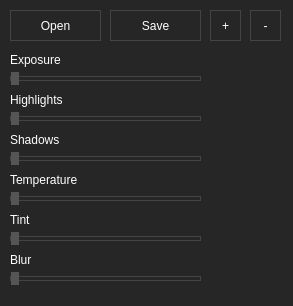
<?xml version="1.0" encoding="UTF-8"?>
<ui version="4.0">
 <class>MainWindow</class>
 <widget class="QMainWindow" name="MainWindow">
  <property name="geometry">
   <rect>
    <x>0</x>
    <y>0</y>
    <width>293</width>
    <height>306</height>
   </rect>
  </property>
  <property name="palette">
   <palette>
    <active>
     <colorrole role="WindowText">
      <brush brushstyle="SolidPattern">
       <color alpha="255">
        <red>255</red>
        <green>255</green>
        <blue>255</blue>
       </color>
      </brush>
     </colorrole>
     <colorrole role="Button">
      <brush brushstyle="SolidPattern">
       <color alpha="255">
        <red>38</red>
        <green>38</green>
        <blue>38</blue>
       </color>
      </brush>
     </colorrole>
     <colorrole role="Dark">
      <brush brushstyle="SolidPattern">
       <color alpha="255">
        <red>63</red>
        <green>64</green>
        <blue>65</blue>
       </color>
      </brush>
     </colorrole>
     <colorrole role="Text">
      <brush brushstyle="SolidPattern">
       <color alpha="255">
        <red>255</red>
        <green>255</green>
        <blue>255</blue>
       </color>
      </brush>
     </colorrole>
     <colorrole role="ButtonText">
      <brush brushstyle="SolidPattern">
       <color alpha="255">
        <red>255</red>
        <green>255</green>
        <blue>255</blue>
       </color>
      </brush>
     </colorrole>
     <colorrole role="Base">
      <brush brushstyle="SolidPattern">
       <color alpha="255">
        <red>38</red>
        <green>38</green>
        <blue>38</blue>
       </color>
      </brush>
     </colorrole>
     <colorrole role="Window">
      <brush brushstyle="SolidPattern">
       <color alpha="255">
        <red>38</red>
        <green>38</green>
        <blue>38</blue>
       </color>
      </brush>
     </colorrole>
     <colorrole role="Shadow">
      <brush brushstyle="SolidPattern">
       <color alpha="255">
        <red>103</red>
        <green>103</green>
        <blue>103</blue>
       </color>
      </brush>
     </colorrole>
     <colorrole role="Highlight">
      <brush brushstyle="SolidPattern">
       <color alpha="255">
        <red>144</red>
        <green>144</green>
        <blue>144</blue>
       </color>
      </brush>
     </colorrole>
     <colorrole role="ToolTipBase">
      <brush brushstyle="SolidPattern">
       <color alpha="255">
        <red>63</red>
        <green>64</green>
        <blue>65</blue>
       </color>
      </brush>
     </colorrole>
     <colorrole role="PlaceholderText">
      <brush brushstyle="SolidPattern">
       <color alpha="255">
        <red>255</red>
        <green>255</green>
        <blue>255</blue>
       </color>
      </brush>
     </colorrole>
    </active>
    <inactive>
     <colorrole role="WindowText">
      <brush brushstyle="SolidPattern">
       <color alpha="255">
        <red>255</red>
        <green>255</green>
        <blue>255</blue>
       </color>
      </brush>
     </colorrole>
     <colorrole role="Button">
      <brush brushstyle="SolidPattern">
       <color alpha="255">
        <red>38</red>
        <green>38</green>
        <blue>38</blue>
       </color>
      </brush>
     </colorrole>
     <colorrole role="Dark">
      <brush brushstyle="SolidPattern">
       <color alpha="255">
        <red>64</red>
        <green>65</green>
        <blue>66</blue>
       </color>
      </brush>
     </colorrole>
     <colorrole role="Text">
      <brush brushstyle="SolidPattern">
       <color alpha="255">
        <red>255</red>
        <green>255</green>
        <blue>255</blue>
       </color>
      </brush>
     </colorrole>
     <colorrole role="ButtonText">
      <brush brushstyle="SolidPattern">
       <color alpha="255">
        <red>255</red>
        <green>255</green>
        <blue>255</blue>
       </color>
      </brush>
     </colorrole>
     <colorrole role="Base">
      <brush brushstyle="SolidPattern">
       <color alpha="255">
        <red>38</red>
        <green>38</green>
        <blue>38</blue>
       </color>
      </brush>
     </colorrole>
     <colorrole role="Window">
      <brush brushstyle="SolidPattern">
       <color alpha="255">
        <red>38</red>
        <green>38</green>
        <blue>38</blue>
       </color>
      </brush>
     </colorrole>
     <colorrole role="Shadow">
      <brush brushstyle="SolidPattern">
       <color alpha="255">
        <red>105</red>
        <green>105</green>
        <blue>105</blue>
       </color>
      </brush>
     </colorrole>
     <colorrole role="Highlight">
      <brush brushstyle="SolidPattern">
       <color alpha="255">
        <red>29</red>
        <green>84</green>
        <blue>92</blue>
       </color>
      </brush>
     </colorrole>
     <colorrole role="ToolTipBase">
      <brush brushstyle="SolidPattern">
       <color alpha="255">
        <red>64</red>
        <green>65</green>
        <blue>66</blue>
       </color>
      </brush>
     </colorrole>
     <colorrole role="PlaceholderText">
      <brush brushstyle="SolidPattern">
       <color alpha="255">
        <red>255</red>
        <green>255</green>
        <blue>255</blue>
       </color>
      </brush>
     </colorrole>
    </inactive>
    <disabled>
     <colorrole role="WindowText">
      <brush brushstyle="SolidPattern">
       <color alpha="255">
        <red>255</red>
        <green>255</green>
        <blue>255</blue>
       </color>
      </brush>
     </colorrole>
     <colorrole role="Button">
      <brush brushstyle="SolidPattern">
       <color alpha="255">
        <red>38</red>
        <green>38</green>
        <blue>38</blue>
       </color>
      </brush>
     </colorrole>
     <colorrole role="Dark">
      <brush brushstyle="SolidPattern">
       <color alpha="255">
        <red>63</red>
        <green>64</green>
        <blue>65</blue>
       </color>
      </brush>
     </colorrole>
     <colorrole role="Text">
      <brush brushstyle="SolidPattern">
       <color alpha="255">
        <red>255</red>
        <green>255</green>
        <blue>255</blue>
       </color>
      </brush>
     </colorrole>
     <colorrole role="ButtonText">
      <brush brushstyle="SolidPattern">
       <color alpha="255">
        <red>255</red>
        <green>255</green>
        <blue>255</blue>
       </color>
      </brush>
     </colorrole>
     <colorrole role="Base">
      <brush brushstyle="SolidPattern">
       <color alpha="255">
        <red>38</red>
        <green>38</green>
        <blue>38</blue>
       </color>
      </brush>
     </colorrole>
     <colorrole role="Window">
      <brush brushstyle="SolidPattern">
       <color alpha="255">
        <red>38</red>
        <green>38</green>
        <blue>38</blue>
       </color>
      </brush>
     </colorrole>
     <colorrole role="Shadow">
      <brush brushstyle="SolidPattern">
       <color alpha="255">
        <red>0</red>
        <green>0</green>
        <blue>0</blue>
       </color>
      </brush>
     </colorrole>
     <colorrole role="Highlight">
      <brush brushstyle="SolidPattern">
       <color alpha="255">
        <red>29</red>
        <green>84</green>
        <blue>92</blue>
       </color>
      </brush>
     </colorrole>
     <colorrole role="ToolTipBase">
      <brush brushstyle="SolidPattern">
       <color alpha="255">
        <red>64</red>
        <green>65</green>
        <blue>66</blue>
       </color>
      </brush>
     </colorrole>
     <colorrole role="PlaceholderText">
      <brush brushstyle="SolidPattern">
       <color alpha="255">
        <red>255</red>
        <green>255</green>
        <blue>255</blue>
       </color>
      </brush>
     </colorrole>
    </disabled>
   </palette>
  </property>
  <property name="windowTitle">
   <string>MainWindow</string>
  </property>
  <property name="styleSheet">
   <string notr="true">    background-color: #262626;
	color:white</string>
  </property>
  <widget class="QWidget" name="centralwidget">
   <widget class="QPushButton" name="pbOpen">
    <property name="geometry">
     <rect>
      <x>10</x>
      <y>10</y>
      <width>91</width>
      <height>31</height>
     </rect>
    </property>
    <property name="palette">
     <palette>
      <active>
       <colorrole role="WindowText">
        <brush brushstyle="SolidPattern">
         <color alpha="255">
          <red>255</red>
          <green>255</green>
          <blue>255</blue>
         </color>
        </brush>
       </colorrole>
       <colorrole role="Button">
        <brush brushstyle="SolidPattern">
         <color alpha="255">
          <red>38</red>
          <green>38</green>
          <blue>38</blue>
         </color>
        </brush>
       </colorrole>
       <colorrole role="Dark">
        <brush brushstyle="SolidPattern">
         <color alpha="255">
          <red>63</red>
          <green>64</green>
          <blue>65</blue>
         </color>
        </brush>
       </colorrole>
       <colorrole role="Text">
        <brush brushstyle="SolidPattern">
         <color alpha="255">
          <red>255</red>
          <green>255</green>
          <blue>255</blue>
         </color>
        </brush>
       </colorrole>
       <colorrole role="ButtonText">
        <brush brushstyle="SolidPattern">
         <color alpha="255">
          <red>255</red>
          <green>255</green>
          <blue>255</blue>
         </color>
        </brush>
       </colorrole>
       <colorrole role="Base">
        <brush brushstyle="SolidPattern">
         <color alpha="255">
          <red>38</red>
          <green>38</green>
          <blue>38</blue>
         </color>
        </brush>
       </colorrole>
       <colorrole role="Window">
        <brush brushstyle="SolidPattern">
         <color alpha="255">
          <red>38</red>
          <green>38</green>
          <blue>38</blue>
         </color>
        </brush>
       </colorrole>
       <colorrole role="Shadow">
        <brush brushstyle="SolidPattern">
         <color alpha="255">
          <red>103</red>
          <green>103</green>
          <blue>103</blue>
         </color>
        </brush>
       </colorrole>
       <colorrole role="Highlight">
        <brush brushstyle="SolidPattern">
         <color alpha="255">
          <red>144</red>
          <green>144</green>
          <blue>144</blue>
         </color>
        </brush>
       </colorrole>
       <colorrole role="ToolTipBase">
        <brush brushstyle="SolidPattern">
         <color alpha="255">
          <red>63</red>
          <green>64</green>
          <blue>65</blue>
         </color>
        </brush>
       </colorrole>
       <colorrole role="PlaceholderText">
        <brush brushstyle="SolidPattern">
         <color alpha="255">
          <red>255</red>
          <green>255</green>
          <blue>255</blue>
         </color>
        </brush>
       </colorrole>
      </active>
      <inactive>
       <colorrole role="WindowText">
        <brush brushstyle="SolidPattern">
         <color alpha="255">
          <red>255</red>
          <green>255</green>
          <blue>255</blue>
         </color>
        </brush>
       </colorrole>
       <colorrole role="Button">
        <brush brushstyle="SolidPattern">
         <color alpha="255">
          <red>38</red>
          <green>38</green>
          <blue>38</blue>
         </color>
        </brush>
       </colorrole>
       <colorrole role="Dark">
        <brush brushstyle="SolidPattern">
         <color alpha="255">
          <red>64</red>
          <green>65</green>
          <blue>66</blue>
         </color>
        </brush>
       </colorrole>
       <colorrole role="Text">
        <brush brushstyle="SolidPattern">
         <color alpha="255">
          <red>255</red>
          <green>255</green>
          <blue>255</blue>
         </color>
        </brush>
       </colorrole>
       <colorrole role="ButtonText">
        <brush brushstyle="SolidPattern">
         <color alpha="255">
          <red>255</red>
          <green>255</green>
          <blue>255</blue>
         </color>
        </brush>
       </colorrole>
       <colorrole role="Base">
        <brush brushstyle="SolidPattern">
         <color alpha="255">
          <red>38</red>
          <green>38</green>
          <blue>38</blue>
         </color>
        </brush>
       </colorrole>
       <colorrole role="Window">
        <brush brushstyle="SolidPattern">
         <color alpha="255">
          <red>38</red>
          <green>38</green>
          <blue>38</blue>
         </color>
        </brush>
       </colorrole>
       <colorrole role="Shadow">
        <brush brushstyle="SolidPattern">
         <color alpha="255">
          <red>105</red>
          <green>105</green>
          <blue>105</blue>
         </color>
        </brush>
       </colorrole>
       <colorrole role="Highlight">
        <brush brushstyle="SolidPattern">
         <color alpha="255">
          <red>29</red>
          <green>84</green>
          <blue>92</blue>
         </color>
        </brush>
       </colorrole>
       <colorrole role="ToolTipBase">
        <brush brushstyle="SolidPattern">
         <color alpha="255">
          <red>64</red>
          <green>65</green>
          <blue>66</blue>
         </color>
        </brush>
       </colorrole>
       <colorrole role="PlaceholderText">
        <brush brushstyle="SolidPattern">
         <color alpha="255">
          <red>255</red>
          <green>255</green>
          <blue>255</blue>
         </color>
        </brush>
       </colorrole>
      </inactive>
      <disabled>
       <colorrole role="WindowText">
        <brush brushstyle="SolidPattern">
         <color alpha="255">
          <red>119</red>
          <green>119</green>
          <blue>119</blue>
         </color>
        </brush>
       </colorrole>
       <colorrole role="Button">
        <brush brushstyle="SolidPattern">
         <color alpha="255">
          <red>38</red>
          <green>38</green>
          <blue>38</blue>
         </color>
        </brush>
       </colorrole>
       <colorrole role="Dark">
        <brush brushstyle="SolidPattern">
         <color alpha="255">
          <red>64</red>
          <green>65</green>
          <blue>66</blue>
         </color>
        </brush>
       </colorrole>
       <colorrole role="Text">
        <brush brushstyle="SolidPattern">
         <color alpha="255">
          <red>119</red>
          <green>119</green>
          <blue>119</blue>
         </color>
        </brush>
       </colorrole>
       <colorrole role="ButtonText">
        <brush brushstyle="SolidPattern">
         <color alpha="255">
          <red>119</red>
          <green>119</green>
          <blue>119</blue>
         </color>
        </brush>
       </colorrole>
       <colorrole role="Base">
        <brush brushstyle="SolidPattern">
         <color alpha="255">
          <red>38</red>
          <green>38</green>
          <blue>38</blue>
         </color>
        </brush>
       </colorrole>
       <colorrole role="Window">
        <brush brushstyle="SolidPattern">
         <color alpha="255">
          <red>38</red>
          <green>38</green>
          <blue>38</blue>
         </color>
        </brush>
       </colorrole>
       <colorrole role="Shadow">
        <brush brushstyle="SolidPattern">
         <color alpha="255">
          <red>0</red>
          <green>0</green>
          <blue>0</blue>
         </color>
        </brush>
       </colorrole>
       <colorrole role="Highlight">
        <brush brushstyle="SolidPattern">
         <color alpha="255">
          <red>29</red>
          <green>84</green>
          <blue>92</blue>
         </color>
        </brush>
       </colorrole>
       <colorrole role="ToolTipBase">
        <brush brushstyle="SolidPattern">
         <color alpha="255">
          <red>64</red>
          <green>65</green>
          <blue>66</blue>
         </color>
        </brush>
       </colorrole>
       <colorrole role="PlaceholderText">
        <brush brushstyle="SolidPattern">
         <color alpha="255">
          <red>119</red>
          <green>119</green>
          <blue>119</blue>
         </color>
        </brush>
       </colorrole>
      </disabled>
     </palette>
    </property>
    <property name="autoFillBackground">
     <bool>false</bool>
    </property>
    <property name="styleSheet">
     <string notr="true">QPushButton {
    background-color: #262626;
    border-width: 2px;
    border: 1px solid #444444;
	padding: 6px;
	color:white;
}
QPushButton::disabled {
	color:#777777;
}
QPushButton::hover {
    background-color: #444444;
}
QPushButton::pressed{
    background-color: #202020;
}</string>
    </property>
    <property name="text">
     <string>Open</string>
    </property>
   </widget>
   <widget class="QSlider" name="SlidExp">
    <property name="geometry">
     <rect>
      <x>10</x>
      <y>70</y>
      <width>191</width>
      <height>16</height>
     </rect>
    </property>
    <property name="styleSheet">
     <string notr="true">QSlider::groove:horizontal {
    border: 1px solid #444444;
    height: 3px;
    margin: 0px;
    }
QSlider::handle:horizontal {
    background-color: #555555;
    height: 4px;
    width: 8px;
    margin: -5px 0px;
    }</string>
    </property>
    <property name="orientation">
     <enum>Qt::Horizontal</enum>
    </property>
   </widget>
   <widget class="QPushButton" name="pbZoomIn">
    <property name="geometry">
     <rect>
      <x>210</x>
      <y>10</y>
      <width>31</width>
      <height>31</height>
     </rect>
    </property>
    <property name="palette">
     <palette>
      <active>
       <colorrole role="WindowText">
        <brush brushstyle="SolidPattern">
         <color alpha="255">
          <red>255</red>
          <green>255</green>
          <blue>255</blue>
         </color>
        </brush>
       </colorrole>
       <colorrole role="Button">
        <brush brushstyle="SolidPattern">
         <color alpha="255">
          <red>38</red>
          <green>38</green>
          <blue>38</blue>
         </color>
        </brush>
       </colorrole>
       <colorrole role="Dark">
        <brush brushstyle="SolidPattern">
         <color alpha="255">
          <red>63</red>
          <green>64</green>
          <blue>65</blue>
         </color>
        </brush>
       </colorrole>
       <colorrole role="Text">
        <brush brushstyle="SolidPattern">
         <color alpha="255">
          <red>255</red>
          <green>255</green>
          <blue>255</blue>
         </color>
        </brush>
       </colorrole>
       <colorrole role="ButtonText">
        <brush brushstyle="SolidPattern">
         <color alpha="255">
          <red>255</red>
          <green>255</green>
          <blue>255</blue>
         </color>
        </brush>
       </colorrole>
       <colorrole role="Base">
        <brush brushstyle="SolidPattern">
         <color alpha="255">
          <red>38</red>
          <green>38</green>
          <blue>38</blue>
         </color>
        </brush>
       </colorrole>
       <colorrole role="Window">
        <brush brushstyle="SolidPattern">
         <color alpha="255">
          <red>38</red>
          <green>38</green>
          <blue>38</blue>
         </color>
        </brush>
       </colorrole>
       <colorrole role="Shadow">
        <brush brushstyle="SolidPattern">
         <color alpha="255">
          <red>103</red>
          <green>103</green>
          <blue>103</blue>
         </color>
        </brush>
       </colorrole>
       <colorrole role="Highlight">
        <brush brushstyle="SolidPattern">
         <color alpha="255">
          <red>144</red>
          <green>144</green>
          <blue>144</blue>
         </color>
        </brush>
       </colorrole>
       <colorrole role="ToolTipBase">
        <brush brushstyle="SolidPattern">
         <color alpha="255">
          <red>63</red>
          <green>64</green>
          <blue>65</blue>
         </color>
        </brush>
       </colorrole>
       <colorrole role="PlaceholderText">
        <brush brushstyle="SolidPattern">
         <color alpha="255">
          <red>255</red>
          <green>255</green>
          <blue>255</blue>
         </color>
        </brush>
       </colorrole>
      </active>
      <inactive>
       <colorrole role="WindowText">
        <brush brushstyle="SolidPattern">
         <color alpha="255">
          <red>255</red>
          <green>255</green>
          <blue>255</blue>
         </color>
        </brush>
       </colorrole>
       <colorrole role="Button">
        <brush brushstyle="SolidPattern">
         <color alpha="255">
          <red>38</red>
          <green>38</green>
          <blue>38</blue>
         </color>
        </brush>
       </colorrole>
       <colorrole role="Dark">
        <brush brushstyle="SolidPattern">
         <color alpha="255">
          <red>64</red>
          <green>65</green>
          <blue>66</blue>
         </color>
        </brush>
       </colorrole>
       <colorrole role="Text">
        <brush brushstyle="SolidPattern">
         <color alpha="255">
          <red>255</red>
          <green>255</green>
          <blue>255</blue>
         </color>
        </brush>
       </colorrole>
       <colorrole role="ButtonText">
        <brush brushstyle="SolidPattern">
         <color alpha="255">
          <red>255</red>
          <green>255</green>
          <blue>255</blue>
         </color>
        </brush>
       </colorrole>
       <colorrole role="Base">
        <brush brushstyle="SolidPattern">
         <color alpha="255">
          <red>38</red>
          <green>38</green>
          <blue>38</blue>
         </color>
        </brush>
       </colorrole>
       <colorrole role="Window">
        <brush brushstyle="SolidPattern">
         <color alpha="255">
          <red>38</red>
          <green>38</green>
          <blue>38</blue>
         </color>
        </brush>
       </colorrole>
       <colorrole role="Shadow">
        <brush brushstyle="SolidPattern">
         <color alpha="255">
          <red>105</red>
          <green>105</green>
          <blue>105</blue>
         </color>
        </brush>
       </colorrole>
       <colorrole role="Highlight">
        <brush brushstyle="SolidPattern">
         <color alpha="255">
          <red>29</red>
          <green>84</green>
          <blue>92</blue>
         </color>
        </brush>
       </colorrole>
       <colorrole role="ToolTipBase">
        <brush brushstyle="SolidPattern">
         <color alpha="255">
          <red>64</red>
          <green>65</green>
          <blue>66</blue>
         </color>
        </brush>
       </colorrole>
       <colorrole role="PlaceholderText">
        <brush brushstyle="SolidPattern">
         <color alpha="255">
          <red>255</red>
          <green>255</green>
          <blue>255</blue>
         </color>
        </brush>
       </colorrole>
      </inactive>
      <disabled>
       <colorrole role="WindowText">
        <brush brushstyle="SolidPattern">
         <color alpha="255">
          <red>119</red>
          <green>119</green>
          <blue>119</blue>
         </color>
        </brush>
       </colorrole>
       <colorrole role="Button">
        <brush brushstyle="SolidPattern">
         <color alpha="255">
          <red>38</red>
          <green>38</green>
          <blue>38</blue>
         </color>
        </brush>
       </colorrole>
       <colorrole role="Dark">
        <brush brushstyle="SolidPattern">
         <color alpha="255">
          <red>64</red>
          <green>65</green>
          <blue>66</blue>
         </color>
        </brush>
       </colorrole>
       <colorrole role="Text">
        <brush brushstyle="SolidPattern">
         <color alpha="255">
          <red>119</red>
          <green>119</green>
          <blue>119</blue>
         </color>
        </brush>
       </colorrole>
       <colorrole role="ButtonText">
        <brush brushstyle="SolidPattern">
         <color alpha="255">
          <red>119</red>
          <green>119</green>
          <blue>119</blue>
         </color>
        </brush>
       </colorrole>
       <colorrole role="Base">
        <brush brushstyle="SolidPattern">
         <color alpha="255">
          <red>38</red>
          <green>38</green>
          <blue>38</blue>
         </color>
        </brush>
       </colorrole>
       <colorrole role="Window">
        <brush brushstyle="SolidPattern">
         <color alpha="255">
          <red>38</red>
          <green>38</green>
          <blue>38</blue>
         </color>
        </brush>
       </colorrole>
       <colorrole role="Shadow">
        <brush brushstyle="SolidPattern">
         <color alpha="255">
          <red>0</red>
          <green>0</green>
          <blue>0</blue>
         </color>
        </brush>
       </colorrole>
       <colorrole role="Highlight">
        <brush brushstyle="SolidPattern">
         <color alpha="255">
          <red>29</red>
          <green>84</green>
          <blue>92</blue>
         </color>
        </brush>
       </colorrole>
       <colorrole role="ToolTipBase">
        <brush brushstyle="SolidPattern">
         <color alpha="255">
          <red>64</red>
          <green>65</green>
          <blue>66</blue>
         </color>
        </brush>
       </colorrole>
       <colorrole role="PlaceholderText">
        <brush brushstyle="SolidPattern">
         <color alpha="255">
          <red>119</red>
          <green>119</green>
          <blue>119</blue>
         </color>
        </brush>
       </colorrole>
      </disabled>
     </palette>
    </property>
    <property name="autoFillBackground">
     <bool>false</bool>
    </property>
    <property name="styleSheet">
     <string notr="true">QPushButton {
    background-color: #262626;
    border-width: 2px;
    border: 1px solid #444444;
	padding: 6px;
	color:white;
}
QPushButton::disabled {
	color:#777777;
}
QPushButton::hover {
    background-color: #444444;
}
QPushButton::pressed{
    background-color: #202020;
}</string>
    </property>
    <property name="text">
     <string>+</string>
    </property>
   </widget>
   <widget class="QPushButton" name="pbZoomOut">
    <property name="geometry">
     <rect>
      <x>250</x>
      <y>10</y>
      <width>31</width>
      <height>31</height>
     </rect>
    </property>
    <property name="palette">
     <palette>
      <active>
       <colorrole role="WindowText">
        <brush brushstyle="SolidPattern">
         <color alpha="255">
          <red>255</red>
          <green>255</green>
          <blue>255</blue>
         </color>
        </brush>
       </colorrole>
       <colorrole role="Button">
        <brush brushstyle="SolidPattern">
         <color alpha="255">
          <red>38</red>
          <green>38</green>
          <blue>38</blue>
         </color>
        </brush>
       </colorrole>
       <colorrole role="Dark">
        <brush brushstyle="SolidPattern">
         <color alpha="255">
          <red>63</red>
          <green>64</green>
          <blue>65</blue>
         </color>
        </brush>
       </colorrole>
       <colorrole role="Text">
        <brush brushstyle="SolidPattern">
         <color alpha="255">
          <red>255</red>
          <green>255</green>
          <blue>255</blue>
         </color>
        </brush>
       </colorrole>
       <colorrole role="ButtonText">
        <brush brushstyle="SolidPattern">
         <color alpha="255">
          <red>255</red>
          <green>255</green>
          <blue>255</blue>
         </color>
        </brush>
       </colorrole>
       <colorrole role="Base">
        <brush brushstyle="SolidPattern">
         <color alpha="255">
          <red>38</red>
          <green>38</green>
          <blue>38</blue>
         </color>
        </brush>
       </colorrole>
       <colorrole role="Window">
        <brush brushstyle="SolidPattern">
         <color alpha="255">
          <red>38</red>
          <green>38</green>
          <blue>38</blue>
         </color>
        </brush>
       </colorrole>
       <colorrole role="Shadow">
        <brush brushstyle="SolidPattern">
         <color alpha="255">
          <red>103</red>
          <green>103</green>
          <blue>103</blue>
         </color>
        </brush>
       </colorrole>
       <colorrole role="Highlight">
        <brush brushstyle="SolidPattern">
         <color alpha="255">
          <red>144</red>
          <green>144</green>
          <blue>144</blue>
         </color>
        </brush>
       </colorrole>
       <colorrole role="ToolTipBase">
        <brush brushstyle="SolidPattern">
         <color alpha="255">
          <red>63</red>
          <green>64</green>
          <blue>65</blue>
         </color>
        </brush>
       </colorrole>
       <colorrole role="PlaceholderText">
        <brush brushstyle="SolidPattern">
         <color alpha="255">
          <red>255</red>
          <green>255</green>
          <blue>255</blue>
         </color>
        </brush>
       </colorrole>
      </active>
      <inactive>
       <colorrole role="WindowText">
        <brush brushstyle="SolidPattern">
         <color alpha="255">
          <red>255</red>
          <green>255</green>
          <blue>255</blue>
         </color>
        </brush>
       </colorrole>
       <colorrole role="Button">
        <brush brushstyle="SolidPattern">
         <color alpha="255">
          <red>38</red>
          <green>38</green>
          <blue>38</blue>
         </color>
        </brush>
       </colorrole>
       <colorrole role="Dark">
        <brush brushstyle="SolidPattern">
         <color alpha="255">
          <red>64</red>
          <green>65</green>
          <blue>66</blue>
         </color>
        </brush>
       </colorrole>
       <colorrole role="Text">
        <brush brushstyle="SolidPattern">
         <color alpha="255">
          <red>255</red>
          <green>255</green>
          <blue>255</blue>
         </color>
        </brush>
       </colorrole>
       <colorrole role="ButtonText">
        <brush brushstyle="SolidPattern">
         <color alpha="255">
          <red>255</red>
          <green>255</green>
          <blue>255</blue>
         </color>
        </brush>
       </colorrole>
       <colorrole role="Base">
        <brush brushstyle="SolidPattern">
         <color alpha="255">
          <red>38</red>
          <green>38</green>
          <blue>38</blue>
         </color>
        </brush>
       </colorrole>
       <colorrole role="Window">
        <brush brushstyle="SolidPattern">
         <color alpha="255">
          <red>38</red>
          <green>38</green>
          <blue>38</blue>
         </color>
        </brush>
       </colorrole>
       <colorrole role="Shadow">
        <brush brushstyle="SolidPattern">
         <color alpha="255">
          <red>105</red>
          <green>105</green>
          <blue>105</blue>
         </color>
        </brush>
       </colorrole>
       <colorrole role="Highlight">
        <brush brushstyle="SolidPattern">
         <color alpha="255">
          <red>29</red>
          <green>84</green>
          <blue>92</blue>
         </color>
        </brush>
       </colorrole>
       <colorrole role="ToolTipBase">
        <brush brushstyle="SolidPattern">
         <color alpha="255">
          <red>64</red>
          <green>65</green>
          <blue>66</blue>
         </color>
        </brush>
       </colorrole>
       <colorrole role="PlaceholderText">
        <brush brushstyle="SolidPattern">
         <color alpha="255">
          <red>255</red>
          <green>255</green>
          <blue>255</blue>
         </color>
        </brush>
       </colorrole>
      </inactive>
      <disabled>
       <colorrole role="WindowText">
        <brush brushstyle="SolidPattern">
         <color alpha="255">
          <red>119</red>
          <green>119</green>
          <blue>119</blue>
         </color>
        </brush>
       </colorrole>
       <colorrole role="Button">
        <brush brushstyle="SolidPattern">
         <color alpha="255">
          <red>38</red>
          <green>38</green>
          <blue>38</blue>
         </color>
        </brush>
       </colorrole>
       <colorrole role="Dark">
        <brush brushstyle="SolidPattern">
         <color alpha="255">
          <red>64</red>
          <green>65</green>
          <blue>66</blue>
         </color>
        </brush>
       </colorrole>
       <colorrole role="Text">
        <brush brushstyle="SolidPattern">
         <color alpha="255">
          <red>119</red>
          <green>119</green>
          <blue>119</blue>
         </color>
        </brush>
       </colorrole>
       <colorrole role="ButtonText">
        <brush brushstyle="SolidPattern">
         <color alpha="255">
          <red>119</red>
          <green>119</green>
          <blue>119</blue>
         </color>
        </brush>
       </colorrole>
       <colorrole role="Base">
        <brush brushstyle="SolidPattern">
         <color alpha="255">
          <red>38</red>
          <green>38</green>
          <blue>38</blue>
         </color>
        </brush>
       </colorrole>
       <colorrole role="Window">
        <brush brushstyle="SolidPattern">
         <color alpha="255">
          <red>38</red>
          <green>38</green>
          <blue>38</blue>
         </color>
        </brush>
       </colorrole>
       <colorrole role="Shadow">
        <brush brushstyle="SolidPattern">
         <color alpha="255">
          <red>0</red>
          <green>0</green>
          <blue>0</blue>
         </color>
        </brush>
       </colorrole>
       <colorrole role="Highlight">
        <brush brushstyle="SolidPattern">
         <color alpha="255">
          <red>29</red>
          <green>84</green>
          <blue>92</blue>
         </color>
        </brush>
       </colorrole>
       <colorrole role="ToolTipBase">
        <brush brushstyle="SolidPattern">
         <color alpha="255">
          <red>64</red>
          <green>65</green>
          <blue>66</blue>
         </color>
        </brush>
       </colorrole>
       <colorrole role="PlaceholderText">
        <brush brushstyle="SolidPattern">
         <color alpha="255">
          <red>119</red>
          <green>119</green>
          <blue>119</blue>
         </color>
        </brush>
       </colorrole>
      </disabled>
     </palette>
    </property>
    <property name="autoFillBackground">
     <bool>false</bool>
    </property>
    <property name="styleSheet">
     <string notr="true">QPushButton {
    background-color: #262626;
    border-width: 2px;
    border: 1px solid #444444;
	padding: 6px;
	color:white;
}
QPushButton::disabled {
	color:#777777;
}
QPushButton::hover {
    background-color: #444444;
}
QPushButton::pressed{
    background-color: #202020;
}</string>
    </property>
    <property name="text">
     <string>-</string>
    </property>
   </widget>
   <widget class="QSlider" name="SlidHl">
    <property name="geometry">
     <rect>
      <x>10</x>
      <y>110</y>
      <width>191</width>
      <height>16</height>
     </rect>
    </property>
    <property name="styleSheet">
     <string notr="true">QSlider::groove:horizontal {
    border: 1px solid #444444;
    height: 3px;
    margin: 0px;
    }
QSlider::handle:horizontal {
    background-color: #555555;
    height: 4px;
    width: 8px;
    margin: -5px 0px;
    }</string>
    </property>
    <property name="orientation">
     <enum>Qt::Horizontal</enum>
    </property>
   </widget>
   <widget class="QSlider" name="SlidSh">
    <property name="geometry">
     <rect>
      <x>10</x>
      <y>150</y>
      <width>191</width>
      <height>16</height>
     </rect>
    </property>
    <property name="styleSheet">
     <string notr="true">QSlider::groove:horizontal {
    border: 1px solid #444444;
    height: 3px;
    margin: 0px;
    }
QSlider::handle:horizontal {
    background-color: #555555;
    height: 4px;
    width: 8px;
    margin: -5px 0px;
    }</string>
    </property>
    <property name="orientation">
     <enum>Qt::Horizontal</enum>
    </property>
   </widget>
   <widget class="QSlider" name="SlidBl">
    <property name="geometry">
     <rect>
      <x>10</x>
      <y>270</y>
      <width>191</width>
      <height>16</height>
     </rect>
    </property>
    <property name="styleSheet">
     <string notr="true">QSlider::groove:horizontal {
    border: 1px solid #444444;
    height: 3px;
    margin: 0px;
    }
QSlider::handle:horizontal {
    background-color: #555555;
    height: 4px;
    width: 8px;
    margin: -5px 0px;
    }</string>
    </property>
    <property name="orientation">
     <enum>Qt::Horizontal</enum>
    </property>
   </widget>
   <widget class="QPushButton" name="pbSave">
    <property name="geometry">
     <rect>
      <x>110</x>
      <y>10</y>
      <width>91</width>
      <height>31</height>
     </rect>
    </property>
    <property name="palette">
     <palette>
      <active>
       <colorrole role="WindowText">
        <brush brushstyle="SolidPattern">
         <color alpha="255">
          <red>255</red>
          <green>255</green>
          <blue>255</blue>
         </color>
        </brush>
       </colorrole>
       <colorrole role="Button">
        <brush brushstyle="SolidPattern">
         <color alpha="255">
          <red>38</red>
          <green>38</green>
          <blue>38</blue>
         </color>
        </brush>
       </colorrole>
       <colorrole role="Dark">
        <brush brushstyle="SolidPattern">
         <color alpha="255">
          <red>63</red>
          <green>64</green>
          <blue>65</blue>
         </color>
        </brush>
       </colorrole>
       <colorrole role="Text">
        <brush brushstyle="SolidPattern">
         <color alpha="255">
          <red>255</red>
          <green>255</green>
          <blue>255</blue>
         </color>
        </brush>
       </colorrole>
       <colorrole role="ButtonText">
        <brush brushstyle="SolidPattern">
         <color alpha="255">
          <red>255</red>
          <green>255</green>
          <blue>255</blue>
         </color>
        </brush>
       </colorrole>
       <colorrole role="Base">
        <brush brushstyle="SolidPattern">
         <color alpha="255">
          <red>38</red>
          <green>38</green>
          <blue>38</blue>
         </color>
        </brush>
       </colorrole>
       <colorrole role="Window">
        <brush brushstyle="SolidPattern">
         <color alpha="255">
          <red>38</red>
          <green>38</green>
          <blue>38</blue>
         </color>
        </brush>
       </colorrole>
       <colorrole role="Shadow">
        <brush brushstyle="SolidPattern">
         <color alpha="255">
          <red>103</red>
          <green>103</green>
          <blue>103</blue>
         </color>
        </brush>
       </colorrole>
       <colorrole role="Highlight">
        <brush brushstyle="SolidPattern">
         <color alpha="255">
          <red>144</red>
          <green>144</green>
          <blue>144</blue>
         </color>
        </brush>
       </colorrole>
       <colorrole role="ToolTipBase">
        <brush brushstyle="SolidPattern">
         <color alpha="255">
          <red>63</red>
          <green>64</green>
          <blue>65</blue>
         </color>
        </brush>
       </colorrole>
       <colorrole role="PlaceholderText">
        <brush brushstyle="SolidPattern">
         <color alpha="255">
          <red>255</red>
          <green>255</green>
          <blue>255</blue>
         </color>
        </brush>
       </colorrole>
      </active>
      <inactive>
       <colorrole role="WindowText">
        <brush brushstyle="SolidPattern">
         <color alpha="255">
          <red>255</red>
          <green>255</green>
          <blue>255</blue>
         </color>
        </brush>
       </colorrole>
       <colorrole role="Button">
        <brush brushstyle="SolidPattern">
         <color alpha="255">
          <red>38</red>
          <green>38</green>
          <blue>38</blue>
         </color>
        </brush>
       </colorrole>
       <colorrole role="Dark">
        <brush brushstyle="SolidPattern">
         <color alpha="255">
          <red>64</red>
          <green>65</green>
          <blue>66</blue>
         </color>
        </brush>
       </colorrole>
       <colorrole role="Text">
        <brush brushstyle="SolidPattern">
         <color alpha="255">
          <red>255</red>
          <green>255</green>
          <blue>255</blue>
         </color>
        </brush>
       </colorrole>
       <colorrole role="ButtonText">
        <brush brushstyle="SolidPattern">
         <color alpha="255">
          <red>255</red>
          <green>255</green>
          <blue>255</blue>
         </color>
        </brush>
       </colorrole>
       <colorrole role="Base">
        <brush brushstyle="SolidPattern">
         <color alpha="255">
          <red>38</red>
          <green>38</green>
          <blue>38</blue>
         </color>
        </brush>
       </colorrole>
       <colorrole role="Window">
        <brush brushstyle="SolidPattern">
         <color alpha="255">
          <red>38</red>
          <green>38</green>
          <blue>38</blue>
         </color>
        </brush>
       </colorrole>
       <colorrole role="Shadow">
        <brush brushstyle="SolidPattern">
         <color alpha="255">
          <red>105</red>
          <green>105</green>
          <blue>105</blue>
         </color>
        </brush>
       </colorrole>
       <colorrole role="Highlight">
        <brush brushstyle="SolidPattern">
         <color alpha="255">
          <red>29</red>
          <green>84</green>
          <blue>92</blue>
         </color>
        </brush>
       </colorrole>
       <colorrole role="ToolTipBase">
        <brush brushstyle="SolidPattern">
         <color alpha="255">
          <red>64</red>
          <green>65</green>
          <blue>66</blue>
         </color>
        </brush>
       </colorrole>
       <colorrole role="PlaceholderText">
        <brush brushstyle="SolidPattern">
         <color alpha="255">
          <red>255</red>
          <green>255</green>
          <blue>255</blue>
         </color>
        </brush>
       </colorrole>
      </inactive>
      <disabled>
       <colorrole role="WindowText">
        <brush brushstyle="SolidPattern">
         <color alpha="255">
          <red>119</red>
          <green>119</green>
          <blue>119</blue>
         </color>
        </brush>
       </colorrole>
       <colorrole role="Button">
        <brush brushstyle="SolidPattern">
         <color alpha="255">
          <red>38</red>
          <green>38</green>
          <blue>38</blue>
         </color>
        </brush>
       </colorrole>
       <colorrole role="Dark">
        <brush brushstyle="SolidPattern">
         <color alpha="255">
          <red>64</red>
          <green>65</green>
          <blue>66</blue>
         </color>
        </brush>
       </colorrole>
       <colorrole role="Text">
        <brush brushstyle="SolidPattern">
         <color alpha="255">
          <red>119</red>
          <green>119</green>
          <blue>119</blue>
         </color>
        </brush>
       </colorrole>
       <colorrole role="ButtonText">
        <brush brushstyle="SolidPattern">
         <color alpha="255">
          <red>119</red>
          <green>119</green>
          <blue>119</blue>
         </color>
        </brush>
       </colorrole>
       <colorrole role="Base">
        <brush brushstyle="SolidPattern">
         <color alpha="255">
          <red>38</red>
          <green>38</green>
          <blue>38</blue>
         </color>
        </brush>
       </colorrole>
       <colorrole role="Window">
        <brush brushstyle="SolidPattern">
         <color alpha="255">
          <red>38</red>
          <green>38</green>
          <blue>38</blue>
         </color>
        </brush>
       </colorrole>
       <colorrole role="Shadow">
        <brush brushstyle="SolidPattern">
         <color alpha="255">
          <red>0</red>
          <green>0</green>
          <blue>0</blue>
         </color>
        </brush>
       </colorrole>
       <colorrole role="Highlight">
        <brush brushstyle="SolidPattern">
         <color alpha="255">
          <red>29</red>
          <green>84</green>
          <blue>92</blue>
         </color>
        </brush>
       </colorrole>
       <colorrole role="ToolTipBase">
        <brush brushstyle="SolidPattern">
         <color alpha="255">
          <red>64</red>
          <green>65</green>
          <blue>66</blue>
         </color>
        </brush>
       </colorrole>
       <colorrole role="PlaceholderText">
        <brush brushstyle="SolidPattern">
         <color alpha="255">
          <red>119</red>
          <green>119</green>
          <blue>119</blue>
         </color>
        </brush>
       </colorrole>
      </disabled>
     </palette>
    </property>
    <property name="autoFillBackground">
     <bool>false</bool>
    </property>
    <property name="styleSheet">
     <string notr="true">QPushButton {
    background-color: #262626;
    border-width: 2px;
    border: 1px solid #444444;
	padding: 6px;
	color:white;
}
QPushButton::disabled {
	color:#777777;
}
QPushButton::hover {
    background-color: #444444;
}
QPushButton::pressed{
    background-color: #202020;
}</string>
    </property>
    <property name="text">
     <string>Save</string>
    </property>
   </widget>
   <widget class="QSlider" name="SlidTp">
    <property name="geometry">
     <rect>
      <x>10</x>
      <y>190</y>
      <width>191</width>
      <height>16</height>
     </rect>
    </property>
    <property name="styleSheet">
     <string notr="true">QSlider::groove:horizontal {
    border: 1px solid #444444;
    height: 3px;
    margin: 0px;
    }
QSlider::handle:horizontal {
    background-color: #555555;
    height: 4px;
    width: 8px;
    margin: -5px 0px;
    }</string>
    </property>
    <property name="orientation">
     <enum>Qt::Horizontal</enum>
    </property>
   </widget>
   <widget class="QSlider" name="SlidTi">
    <property name="geometry">
     <rect>
      <x>10</x>
      <y>230</y>
      <width>191</width>
      <height>16</height>
     </rect>
    </property>
    <property name="styleSheet">
     <string notr="true">QSlider::groove:horizontal {
    border: 1px solid #444444;
    height: 3px;
    margin: 0px;
    }
QSlider::handle:horizontal {
    background-color: #555555;
    height: 4px;
    width: 8px;
    margin: -5px 0px;
    }</string>
    </property>
    <property name="orientation">
     <enum>Qt::Horizontal</enum>
    </property>
   </widget>
   <widget class="QLabel" name="labelExp">
    <property name="geometry">
     <rect>
      <x>10</x>
      <y>50</y>
      <width>71</width>
      <height>20</height>
     </rect>
    </property>
    <property name="text">
     <string>Exposure</string>
    </property>
   </widget>
   <widget class="QLabel" name="labelHl">
    <property name="geometry">
     <rect>
      <x>10</x>
      <y>90</y>
      <width>71</width>
      <height>20</height>
     </rect>
    </property>
    <property name="text">
     <string>Highlights</string>
    </property>
   </widget>
   <widget class="QLabel" name="labelSh">
    <property name="geometry">
     <rect>
      <x>10</x>
      <y>130</y>
      <width>71</width>
      <height>20</height>
     </rect>
    </property>
    <property name="text">
     <string>Shadows</string>
    </property>
   </widget>
   <widget class="QLabel" name="labelTp">
    <property name="geometry">
     <rect>
      <x>10</x>
      <y>170</y>
      <width>91</width>
      <height>20</height>
     </rect>
    </property>
    <property name="text">
     <string>Temperature</string>
    </property>
   </widget>
   <widget class="QLabel" name="labelTi">
    <property name="geometry">
     <rect>
      <x>10</x>
      <y>210</y>
      <width>91</width>
      <height>20</height>
     </rect>
    </property>
    <property name="text">
     <string>Tint</string>
    </property>
   </widget>
   <widget class="QLabel" name="labelBl">
    <property name="geometry">
     <rect>
      <x>10</x>
      <y>250</y>
      <width>91</width>
      <height>20</height>
     </rect>
    </property>
    <property name="text">
     <string>Blur</string>
    </property>
   </widget>
  </widget>
 </widget>
 <resources/>
 <connections/>
</ui>
